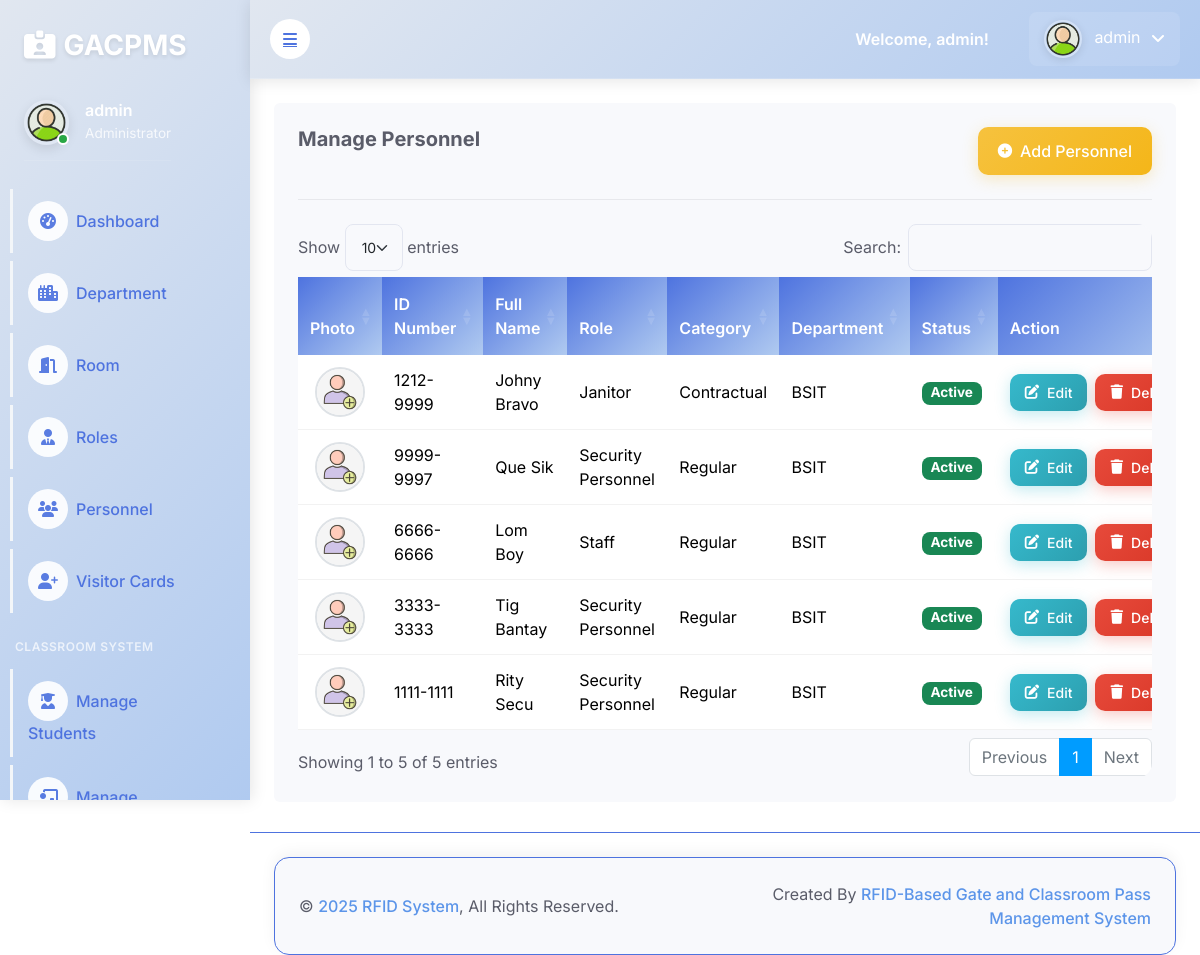
The app's page /admin/personell.php with its own data.
### tables this page shows
CREATE TABLE `user` (
  `id` int(11) NOT NULL,
  `contact` varchar(15) NOT NULL,
  `email` varchar(255) NOT NULL,
  `username` varchar(255) NOT NULL,
  `password` varchar(255) NOT NULL,
  `rfid_number` varchar(50) NOT NULL,
  `failed_attempts` int(11) DEFAULT 0,
  `last_attempt` timestamp NULL DEFAULT NULL,
  `last_login` timestamp NULL DEFAULT NULL,
  `login_count` int(11) DEFAULT 0,
  `is_active` tinyint(1) DEFAULT 1,
  `created_at` timestamp NOT NULL DEFAULT current_timestamp()
);

CREATE TABLE `personell` (
  `id` int(11) NOT NULL,
  `id_number` varchar(20) NOT NULL,
  `last_name` varchar(100) NOT NULL,
  `first_name` varchar(100) NOT NULL,
  `date_of_birth` date NOT NULL,
  `role` varchar(50) NOT NULL,
  `category` varchar(50) NOT NULL,
  `department` varchar(100) NOT NULL,
  `status` varchar(20) DEFAULT 'Active',
  `photo` varchar(255) DEFAULT 'default.png',
  `date_added` datetime DEFAULT current_timestamp(),
  `deleted` tinyint(4) DEFAULT 0
);

### admin/personell.php (the view, shortened to what this page needs)
<?php
include('../connection.php');
function formatID($id) {
    if (preg_match('/^\d{4}-\d{4}$/', $id)) {
        return $id;
    }
    return $id;
}
function getPersonnelPhoto($photo) {
    $basePath = '../uploads/personell/';
    $defaultPhoto = '../assets/img/pngtree-vector-add-user-icon-png-image_780447.jpg';
    if (empty($photo) || $photo === 'default.png' || !file_exists($basePath . $photo)) {
        return $defaultPhoto;
    }
    return $basePath . $photo;
}
?>
<!DOCTYPE html>
<html lang="en">
<?php include 'header.php'; ?>
<head>
    <link href="https://cdn.jsdelivr.net/npm/bootstrap@.3.0/dist/css/bootstrap.min.css" rel="stylesheet">
    <link rel="stylesheet" href="https://cdnjs.cloudflare.com/ajax/libs/font-awesome/6.4.0/css/all.min.css">
    <link rel="stylesheet" href="https://cdn.datatables.net/1.13.6/css/dataTables.bootstrap5.min.css">
    <link rel="stylesheet" href="https://cdn.jsdelivr.net/npm/sweetalert2@11/dist/sweetalert2.min.css">
</head>
<body>
    <div class="container-fluid position-relative bg-white d-flex p-0">
        <?php include 'sidebar.php'; ?>
        <div class="content">
            <?php include 'navbar.php'; ?>
            <div class="container-fluid pt-4 px-4">
                <div class="col-sm-12 col-xl-12">
                    <div class="bg-light rounded h-100 p-4">
                        <div class="row">
                            <div class="col-9">
                                <h6 class="mb-4">Manage Personnel</h6>
                            </div>
                            <div class="col-3 d-flex justify-content-end">
                                <button type="button" class="btn btn-add" data-bs-toggle="modal" data-bs-target="#personnelModal">
                                    <i class="fas fa-plus-circle"></i> Add Personnel
                                </button>
                            </div>
                        </div>
                        <hr>
                        <div class="table-responsive">
                            <table class="table table-border" id="myDataTable">
                                <thead>
                                    <tr>
                                        <th scope="col">Photo</th>
                                        <th scope="col">ID Number</th>
                                        <th scope="col">Full Name</th>
                                        <th scope="col">Role</th>
                                        <th scope="col">Category</th>
                                        <th scope="col">Department</th>
                                        <th scope="col">Status</th>
                                        <th scope="col">Action</th>
                                    </tr>
                                </thead>
                                <tbody>
                                    <?php
                                    $results = mysqli_query($db, "SELECT * FROM personell where deleted = 0 ORDER BY date_added DESC");
                                    while ($row = mysqli_fetch_array($results)) {
                                        $photoPath = getPersonnelPhoto($row['photo']);
                                    ?>
                                    <tr class="table-<?php echo $row['id'];?>" data-personnel-id="<?php echo $row['id'];?>">
                                        <td>
                                            <center>
                                                <div class="photo-preview-container">
                                                    <img class="photo personnel-photo" src="<?php echo $photoPath; ?>"
                                                        onerror="this.onerror=null; this.src='../assets/img/pngtree-vector-add-user-icon-png-image_780447.jpg';"
                                                        alt="<?php echo htmlspecialchars($row['first_name'] . ' ' . $row['last_name']); ?>"
                                                        style="width: 50px; height: 50px; border-radius: 50%; object-fit: cover; border: 2px solid #dee2e6;">
                                                </div>
                                            </center>
                                        </td>
                                        <td class="id"><?php echo formatID($row['id_number']); ?></td>
                                        <td><?php echo $row['first_name'] .' '.$row['last_name']; ?></td>
                                        <td><?php echo $row['role']; ?></td>
                                        <td><?php echo $row['category']; ?></td>
                                        <td><?php echo $row['department']; ?></td>
                                        <td>
                                            <?php if ($row['status'] == 'Active') {
                                                echo '<span class="badge bg-success">Active</span>';
                                            } else {
                                                echo '<span class="badge bg-danger">Blocked</span>';
                                            } ?>
                                        </td>
                                        <td width="14%">
                                            <div class="action-buttons">
                                                <button data-id="<?php echo $row['id'];?>" class="btn btn-sm btn-edit e_user_id">
                                                    <i class="fas fa-edit"></i> Edit
                                                </button>
                                                <button user_name="<?php echo $row['first_name'] . ' ' . $row['last_name']; ?>"
                                                        data-id="<?php echo $row['id']; ?>"
                                                        class="btn btn-sm btn-delete d_user_id">
                                                    <i class="fas fa-trash"></i> Delete
                                                </button>
                                            </div>
                                        </td>
                                    </tr>
                                    <?php } ?>
                                </tbody>
                            </table>
                        </div>
                    </div>
                </div>
            </div>
            <?php include 'footer.php'; ?>
        </div>
         <a href="#" class="btn btn-lg btn-warning btn-lg-square back-to-top" style="background-color: #87abe0ff"><i class="bi bi-arrow-up" style="background-color: #87abe0ff"></i></a>
    </div>
</body>
</html>

### admin/sidebar.php (shortened to what this page needs)
<?php
$current_page = basename($_SERVER['PHP_SELF']);
include '../connection.php';
$username = "";
$sql1 = "SELECT * FROM user LIMIT 1";
$result1 = $db->query($sql1);
if ($result1->num_rows > 0) {
    $row = $result1->fetch_assoc();
    $username = $row['username'];
}
?>
<div class="sidebar pe-4 pb-3">
    <nav class="navbar navbar-light">
        <a href="dashboard" class="navbar-brand mx-4 mb-4 mt-3">
            <h3 class="text"><i class="fas fa-id-card-alt me-2"></i>GACPMS</h3>
        </a>
        <div class="user-info d-flex align-items-center ms-4 mb-4">
            <div class="position-relative">
                <img class="rounded-circle profile-img" src="img\2601828.png" alt="" style="width: 45px; height: 45px;">
                <div class="status-indicator rounded-circle border border-2 border-white position-absolute end-0 bottom-0 p-1"></div>
            </div>
            <div class="ms-3">
                <h6 class="mb-0"><?php echo $username; ?></h6>
                <span>Administrator</span>
            </div>
        </div>
        <div class="navbar-nav w-100">
            <a href="dashboard.php" class="nav-item nav-link <?php echo ($current_page == 'dashboard') ? 'active' : ''; ?>">
                <i class="fa fa-tachometer-alt me-2"></i>Dashboard
            </a>
            <a href="department.php" class="nav-item nav-link <?php echo ($current_page == 'department') ? 'active' : ''; ?>">
                <i class="fa fa-city me-2"></i>Department
            </a>
            <a href="room.php" class="nav-item nav-link <?php echo ($current_page == 'room') ? 'active' : ''; ?>">
                <i class="fa fa-door-open me-2"></i>Room
            </a>
            <a href="role.php" class="nav-item nav-link <?php echo ($current_page == 'role') ? 'active' : ''; ?>">
                <i class="fa fa-user-tie me-2"></i>Roles
            </a>
            <a class="nav-item nav-link collapsed <?php echo in_array($current_page, ['personell', 'personell_logs']) ? 'active' : ''; ?>"
               href="personell.php"
               data-bs-toggle="collapse"
               data-bs-target="#personnelSubmenu"
               aria-expanded="<?php echo in_array($current_page, ['personell', 'personell_logs']) ? 'true' : 'false'; ?>">
                <i class="fa fa-users me-2"></i>Personnel
            </a>
            <a class="nav-item nav-link collapsed <?php echo in_array($current_page, ['visitor', 'visitor_logs']) ? 'active' : ''; ?>"
               href="visitor.php"
               data-bs-toggle="collapse"
               data-bs-target="#visitorSubmenu"
               aria-expanded="<?php echo in_array($current_page, ['visitor', 'visitor_logs']) ? 'true' : 'false'; ?>">
                <i class="fa fa-user-plus me-2"></i>Visitor Cards
            </a>
            <div class="sidebar-section-header mt-3 mb-2">
                <small class="text-uppercase">CLASSROOM SYSTEM</small>
            </div>
            <a href="students.php" class="nav-item nav-link <?php echo ($current_page == 'students') ? 'active' : ''; ?>">
                <i class="fa fa-user-graduate me-2"></i>Manage Students
            </a>
            <a href="instructors.php" class="nav-item nav-link <?php echo ($current_page == 'instructors') ? 'active' : ''; ?>">
                <i class="fa fa-chalkboard-teacher me-2"></i>Manage Instructors
            </a>
        </div>
    </nav>
</div>

### admin/navbar.php (shortened to what this page needs)
<?php
include '../connection.php';
$username = "";
$sql1 = "SELECT * FROM user LIMIT 1";
$result1 = $db->query($sql1);
if ($result1->num_rows > 0) {
    $row = $result1->fetch_assoc();
    $username = $row['username'];
}
?>
<nav class="navbar navbar-expand navbar-light sticky-top px-4 py-0 navbar-top">
    <a href="#" class="sidebar-toggler flex-shrink-0">
        <i class="fa fa-bars"></i>
    </a>
    <div class="navbar-nav align-items-center ms-auto">
        <span class="user-greeting d-none d-md-inline">Welcome, <?php echo explode(' ', $username)[0]; ?>!</span>
        <div class="nav-item dropdown">
            <a href="#" class="nav-link dropdown-toggle" data-bs-toggle="dropdown">
                <img class="rounded-circle me-lg-2" src="img\2601828.png" alt="Profile" style="width: 38px; height: 38px;">
                <span class="d-none d-lg-inline-flex"><?php echo $username; ?></span>
            </a>
        </div>
    </div>
</nav>

### admin/css/style.css (style rules this page uses)
:root { --primary: #009CFF; --light: #F3F6F9; --dark: #191C24; }
.back-to-top { position: fixed; display: none; right: 45px; bottom: 45px; z-index: 99; }
.btn { transition: .5s; }
.btn-lg-square { width: 48px; height: 48px; }
.btn-square, .btn-sm-square, .btn-lg-square { padding: 0; display: inline-flex; align-items: center; justify-content: center; font-weight: normal; border-radius: 50px; }
.sidebar { position: fixed; top: 0; left: 0; bottom: 0; width: 250px; height: 100vh; overflow-y: auto; background: var(--light); transition: 0.5s; z-index: 999; }
.content { margin-left: 250px; min-height: 100vh; background: #FFFFFF; transition: 0.5s; }
@media (min-width: 992px) { .sidebar { margin-left: 0; } }
@media (min-width: 992px) { .content { width: calc(100% - 250px); } }
.sidebar .navbar .navbar-nav .nav-link { padding: 7px 20px; color: var(--dark); font-weight: 500; border-left: 3px solid var(--light); border-radius: 0 30px 30px 0; outline: none; }
.sidebar .navbar .navbar-nav .nav-link i { width: 40px; height: 40px; display: inline-flex; align-items: center; justify-content: center; background: #FFFFFF; border-radius: 40px; }
.content .navbar .navbar-nav .nav-link { margin-left: 25px; padding: 12px 0; color: var(--dark); outline: none; }
.content .navbar .sidebar-toggler, .content .navbar .navbar-nav .nav-link i { width: 40px; height: 40px; display: inline-flex; align-items: center; justify-content: center; background: #FFFFFF; border-radius: 40px; }
.content .navbar .dropdown-toggle::after { margin-left: 6px; vertical-align: middle; border: none; content: "\f107"; font-family: "Font Awesome 5 Free"; font-weight: 900; transition: .5s; }

### admin/header.php (style rules this page uses)
:root { --primary-color: #e1e7f0ff; --secondary-color: #b0caf0ff; --accent-color: #f3f5fcff; --icon-color: #5c95e9ff; --light-bg: #f8f9fc; --dark-text: #5a5c69; --warning-color: #f6c23e; --danger-color: #e4652aff; --border-radius: 12px; --box-shadow: 0 8px 25px rgba(0, 0, 0, 0.1); --transition: all 0.3s ease; }
body { font-family: 'Inter', sans-serif !important; background: linear-gradient(135deg, var(--primary-color), var(--secondary-color)); color: var(--dark-text); }

### admin/sidebar.php (style rules this page uses)
:root { --primary-color: #e1e7f0ff; --secondary-color: #b0caf0ff; --accent-color: #4e73df; --light-bg: #f8f9fc; --dark-text: #5a5c69; --warning-color: #f6c23e; --danger-color: #e74a3b; }
.sidebar { background: linear-gradient(135deg, var(--primary-color), var(--secondary-color)) !important; box-shadow: 2px 0 15px rgba(0, 0, 0, 0.1); }
.sidebar .navbar-brand h3 { color: white !important; font-weight: 700; text-shadow: 0 2px 4px rgba(0,0,0,0.1); }
.sidebar .nav-link { color: #4e73df !important; border-radius: 8px; margin: 4px 10px; padding: 12px 15px !important; transition: all 0.3s ease; font-weight: 500; }
.sidebar .nav-link i { width: 20px; text-align: center; margin-right: 10px; opacity: 0.9; }
.user-info { border-bottom: 1px solid rgba(255, 255, 255, 0.1); padding-bottom: 15px; margin-bottom: 15px; }
.user-info h6 { color: white; font-weight: 600; margin-bottom: 2px; }
.user-info span { color: rgba(255, 255, 255, 0.8); font-size: 0.85rem; }
.profile-img { border: 3px solid rgba(255, 255, 255, 0.2) !important; box-shadow: 0 4px 12px rgba(0, 0, 0, 0.1); }
.status-indicator { background: #28a745 !important; border: 2px solid white !important; width: 12px !important; height: 12px !important; }
.sidebar-section-header { margin-top: 20px; margin-bottom: 10px; padding: 0 15px; }
.sidebar-section-header small { color: rgba(255, 255, 255, 0.7); font-weight: 600; letter-spacing: 0.5px; font-size: 0.75rem; }

### records on screen
user: username "admin"
personell: id_number "1212-9999", first_name "Johny", last_name "Bravo", role "Janitor", category "Contractual", department "BSIT", status "Active"
personell: id_number "9999-9997", first_name "Que", last_name "Sik", role "Security Personnel", category "Regular", department "BSIT", status "Active"
personell: id_number "6666-6666", first_name "Lom", last_name "Boy", role "Staff", category "Regular", department "BSIT", status "Active"
personell: id_number "3333-3333", first_name "Tig", last_name "Bantay", role "Security Personnel", category "Regular", department "BSIT", status "Active"
personell: id_number "1111-1111", first_name "Rity", last_name "Secu", role "Security Personnel", category "Regular", department "BSIT", status "Active"
